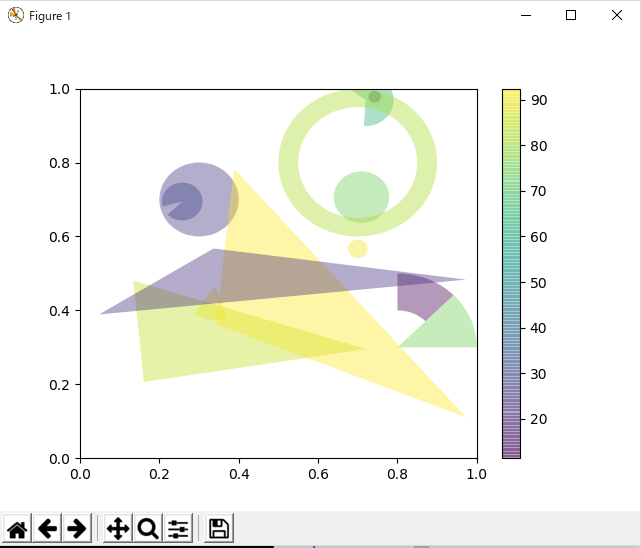

Reproduce this figure in Python.
import numpy as np
import matplotlib
from matplotlib.patches import Circle, Wedge, Polygon
from matplotlib.collections import PatchCollection
import matplotlib.pyplot as plt

# Fixing random state for reproducibility
np.random.seed(19680801)


fig, ax = plt.subplots()

resolution = 50  # the number of vertices
N = 3
x = np.random.rand(N)
y = np.random.rand(N)
radii = 0.1*np.random.rand(N)
patches = []
for x1, y1, r in zip(x, y, radii):
    circle = Circle((x1, y1), r)
    patches.append(circle)

x = np.random.rand(N)
y = np.random.rand(N)
radii = 0.1*np.random.rand(N)
theta1 = 360.0*np.random.rand(N)
theta2 = 360.0*np.random.rand(N)
for x1, y1, r, t1, t2 in zip(x, y, radii, theta1, theta2):
    wedge = Wedge((x1, y1), r, t1, t2)
    patches.append(wedge)

# Some limiting conditions on Wedge
patches += [
    Wedge((.3, .7), .1, 0, 360),             # Full circle
    Wedge((.7, .8), .2, 0, 360, width=0.05),  # Full ring
    Wedge((.8, .3), .2, 0, 45),              # Full sector
    Wedge((.8, .3), .2, 45, 90, width=0.10),  # Ring sector
]

for i in range(N):
    polygon = Polygon(np.random.rand(N, 2), True)
    patches.append(polygon)

colors = 100*np.random.rand(len(patches))
p = PatchCollection(patches, alpha=1.0)
p.set_array(np.array(colors))
ax.add_collection(p)
fig.colorbar(p, ax=ax)

plt.show()
